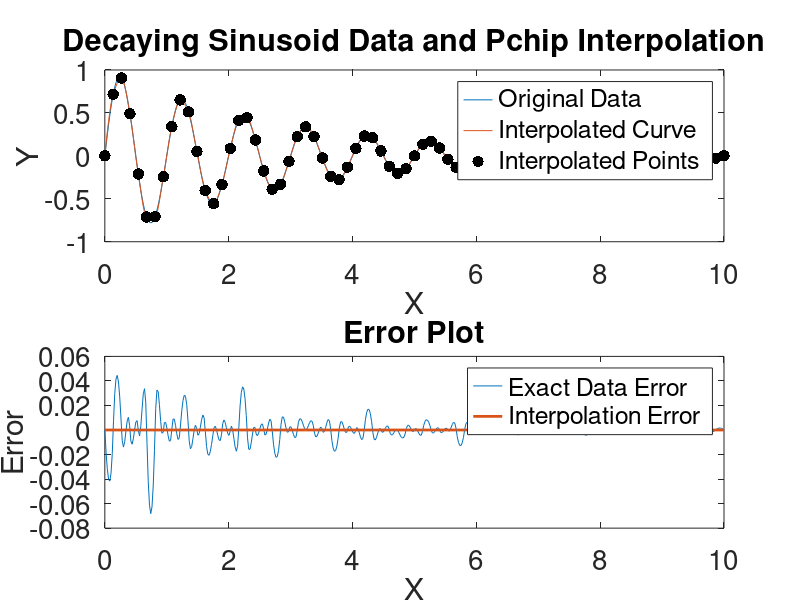

MATLAB code to generate this figure: (Note: this script raises an error after producing the figure.)
% exploring interpolation in MATLAB

% function to be used, an underdamped sinusoid
ece498fun = @(x) exp(-x/3).*cos(2*pi*x - pi/2);

%% first take a look at the function

% x axis data points
x = linspace(0,10,75);

% evaluate function
y = ece498fun(x);

% plot it
plot(x,y)
title 'Basic Function'

% the plot is choppy since too few data points have been used.

%% Assume that this data comes from some experiment and no other
% data is available to describe the function between the data points above

% Use interpolation to make guesses of what the function looks like between
% the data points

% Use these x axis data points to get guesses of what the function looks
% like between the given initial data points
xi = linspace(0,10,500);

% To see how good the interpolation works, get the exact values at the
% interpolation data points in xi.
yexact = ece498fun(xi);

%% Use the function interp1 using each of the methods
close all;
% 'linear' 'nearest' 'next' 'previous' 'pchip' 'makima' and 'spline'
%
% to compute interpolated values yinterp at the points in xi
yinterp = interp1(x,y,xi,'linear');

% for each method, create two subplots in a single figure window
% the top subplot should be
subplot(2,1,1)
plot(xi,yexact,xi,yinterp,x,y,'.','markersize',25,'MarkerEdgeColor','k','linewidth',2);
set(gca,'fontsize',20);
title('Decaying Sinusoid Data and Linear Interpolation');
xlabel('X');
ylabel('Y');
legend('Original Data', 'Interpolated Curve', 'Interpolated Points');

% this shows the interpolated points on top of the exact points and marks
% the original data points used in the interpolation

% in the bottom subplot plot the error
subplot(2,1,2)
plot(xi,yexact-yinterp,x,zeros(size(x)),'linewidth',2);
set(gca,'fontsize',20);
title('Error Plot');
xlabel('X');
ylabel('Error');
legend('Exact Data Error','Interpolation Error');

% this plots the error and shows where the original x axis data appears

% Remove the comments around executable code above and specify a method
%
% Duplicate the above executable code into 7 code sections, one for each
% method so each can be run separately from the editor.

% If you find it useful and beneficial to change how the above data is
% presented, please feel free to modify the above plot statements so the
% results are more visually appealing and demonstrative.

%% Nearest
close all;

yinterp = interp1(x,y,xi,'nearest');

subplot(2,1,1)
plot(xi,yexact,xi,yinterp,x,y,'.','markersize',25,'MarkerEdgeColor','k','linewidth',2);
set(gca,'fontsize',20);
title('Decaying Sinusoid Data and "Nearest" Interpolation');
xlabel('X');
ylabel('Y');
legend('Original Data', 'Interpolated Curve', 'Interpolated Points');

subplot(2,1,2)
plot(xi,yexact-yinterp,x,zeros(size(x)),'linewidth',2);
set(gca,'fontsize',20);
title('Error Plot');
xlabel('X');
ylabel('Error');
legend('Exact Data Error','Interpolation Error');

%% Next
close all;

yinterp = interp1(x,y,xi,'next');

subplot(2,1,1)
plot(xi,yexact,xi,yinterp,x,y,'.','markersize',25,'MarkerEdgeColor','k','linewidth',2);
set(gca,'fontsize',20);
title('Decaying Sinusoid Data and "Next" Interpolation');
xlabel('X');
ylabel('Y');
legend('Original Data', 'Interpolated Curve', 'Interpolated Points');

subplot(2,1,2)
plot(xi,yexact-yinterp,x,zeros(size(x)),'linewidth',2);
set(gca,'fontsize',20);
title('Error Plot');
xlabel('X');
ylabel('Error');
legend('Exact Data Error','Interpolation Error');

%% Previous
close all;

yinterp = interp1(x,y,xi,'previous');

subplot(2,1,1)
plot(xi,yexact,xi,yinterp,x,y,'.','markersize',25,'MarkerEdgeColor','k','linewidth',2);
set(gca,'fontsize',20);
title('Decaying Sinusoid Data and "Previous" Interpolation');
xlabel('X');
ylabel('Y');
legend('Original Data', 'Interpolated Curve', 'Interpolated Points');

subplot(2,1,2)
plot(xi,yexact-yinterp,x,zeros(size(x)),'linewidth',2);
set(gca,'fontsize',20);
title('Error Plot');
xlabel('X');
ylabel('Error');
legend('Exact Data Error','Interpolation Error');

%% Pchip
close all;

yinterp = interp1(x,y,xi,'pchip');

subplot(2,1,1)
plot(xi,yexact,xi,yinterp,x,y,'.','markersize',25,'MarkerEdgeColor','k','linewidth',2);
set(gca,'fontsize',20);
title('Decaying Sinusoid Data and Pchip Interpolation');
xlabel('X');
ylabel('Y');
legend('Original Data', 'Interpolated Curve', 'Interpolated Points');

subplot(2,1,2)
plot(xi,yexact-yinterp,x,zeros(size(x)),'linewidth',2);
set(gca,'fontsize',20);
title('Error Plot');
xlabel('X');
ylabel('Error');
legend('Exact Data Error','Interpolation Error');

%% Makima
close all;

yinterp = interp1(x,y,xi,'makima');

subplot(2,1,1)
plot(xi,yexact,xi,yinterp,x,y,'.','markersize',25,'MarkerEdgeColor','k','linewidth',2);
set(gca,'fontsize',20);
title('Decaying Sinusoid Data and Makima Interpolation');
xlabel('X');
ylabel('Y');
legend('Original Data', 'Interpolated Curve', 'Interpolated Points');

subplot(2,1,2)
plot(xi,yexact-yinterp,x,zeros(size(x)),'linewidth',2);
set(gca,'fontsize',20);
title('Error Plot');
xlabel('X');
ylabel('Error');
legend('Exact Data Error','Interpolation Error');

%% Spline
close all;

yinterp = interp1(x,y,xi,'spline');

subplot(2,1,1)
plot(xi,yexact,xi,yinterp,x,y,'.','markersize',25,'MarkerEdgeColor','k','linewidth',2);
set(gca,'fontsize',20);
title('Decaying Sinusoid Data and Spline Interpolation');
xlabel('X');
ylabel('Y');
legend('Original Data', 'Interpolated Curve', 'Interpolated Points');

subplot(2,1,2)
plot(xi,yexact-yinterp,x,zeros(size(x)),'linewidth',2);
set(gca,'fontsize',20);
title('Error Plot');
xlabel('X');
ylabel('Error');
legend('Exact Data Error','Interpolation Error');

%% In addition to the 7 figures you generate above
% annotate each one so the method used appears on the plot in some useful
% way.
%
% In addition to these plots your writeup for this assignment is to write
% actual paragraphs containing sentences comparing and contrasting the
% various interpolation methods. Your writeup should describe in simple
% terms what each of the methods are. This part of the writeup is NOT done
% in MATLAB but rather your writing program of choice. (LibreOffice is the
% best. Google Docs is good. MSWord sucks.)



